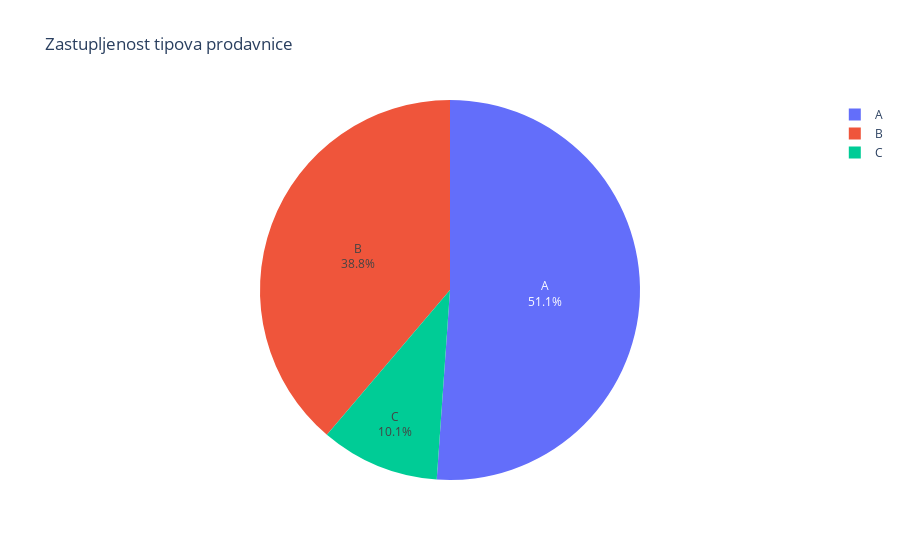

Notebook source saved alongside this figure:
### Markdown cell above
### Precizniji prikaz broja prodavnica po tipovima. Novi tip vizualizacija u vidu interaktivne mape.

### Code cell
typecounts = data_v.Type.value_counts().to_dict()
df = pd.DataFrame(list(typecounts.items()), columns=['Tip prodavnice', 'Ukupno'])

fig = px.pie(df, values='Ukupno', names='Tip prodavnice',
             title='Zastupljenost tipova prodavnice',labels='Tip prodavnice')
fig.update_traces(textposition='inside', textinfo='percent+label')
fig.show()

### Figure 1 — Plotly figure (JSON) as saved in the notebook; plotly's stock layout.template omitted (floating-point values rounded to 4 significant figures)
{"data": [{"domain": {"x": [0, 1], "y": [0, 1]}, "hovertemplate": "Tip prodavnice=%{label}<br>Ukupno=%{value}<extra></extra>", "labels": ["A", "B", "C"], "legendgroup": "", "name": "", "showlegend": true, "textinfo": "percent+label", "textposition": "inside", "type": "pie", "values": [215478, 163495, 42597]}], "layout": {"legend": {"tracegroupgap": 0}, "title": {"text": "Zastupljenost tipova prodavnice"}}}
